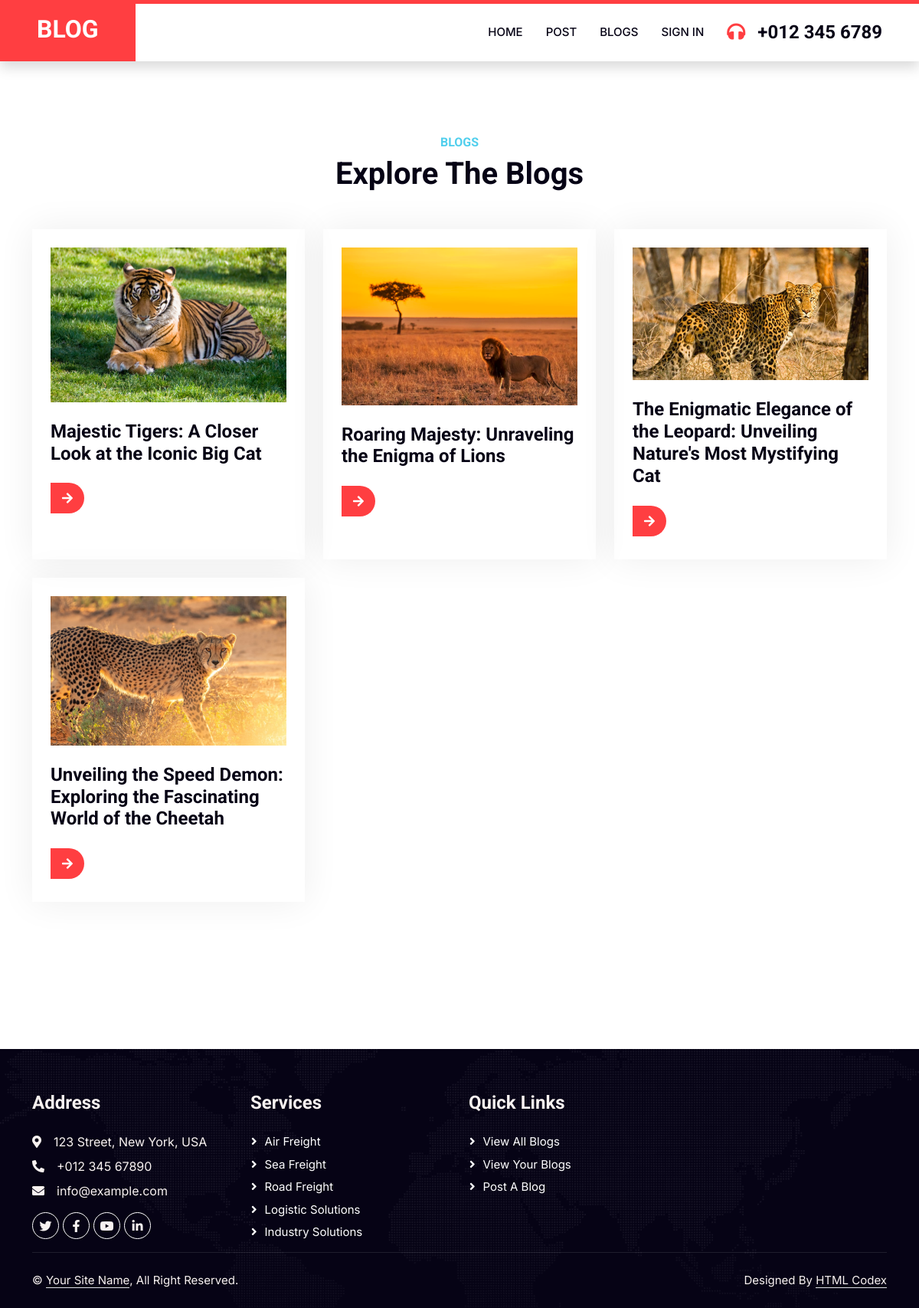
The page / on the database its author committed.
### tables this page shows
CREATE TABLE `blogs` (
  `bid` int(11) NOT NULL,
  `uname` varchar(20) DEFAULT NULL,
  `b_title` varchar(250) DEFAULT NULL,
  `b_description` text DEFAULT NULL,
  `b_image` varchar(300) DEFAULT NULL,
  `created_time` timestamp NOT NULL DEFAULT current_timestamp(),
  `updated_time` timestamp NOT NULL DEFAULT current_timestamp() ON UPDATE current_timestamp()
);

### application/views/layouts/main_view.php (called while the page is built)
<?php
$this->load->view('layouts/header');
$this->load->view($main);
$this->load->view('layouts/footer');

### application/controllers/Home.php (called while the page is built, shortened)
<?php
class Home extends CI_Controller
{
    public function __construct()
    {
        $this->load->database();
        $this->load->library('session');
        $this->load->library('form_validation');
    }
    public function index()
    {
        $blogs = $this->blog_model->get_all_blogs();
        $data['blogs'] = $blogs;
        $data['main'] = "index_view";
        $this->load->view('layouts/main_view', $data);
    }
}

### index.php (called while the page is built, shortened)
<?php
require_once BASEPATH.'core/CodeIgniter.php';

### application/models/blog_model.php (called while the page is built, shortened)
<?php
class blog_model extends CI_Model
{
    public function get_all_blogs()
    {
        $query = $this->db->get('blogs');
        return $query->result_array();
    }
}

### application/views/index_view.php (the view)
<div class="container-xxl py-5">
    <div class="container py-5">
        <div class="text-center wow fadeInUp" data-wow-delay="0.1s">
            <h6 class="text-secondary text-uppercase">Blogs</h6>
            <h1 class="mb-5">Explore The Blogs</h1>
        </div>
        <div class="row g-4">
            <?php foreach ($blogs as $blog) : ?>
                <div class="col-md-6 col-lg-4 wow fadeInUp" data-wow-delay="0.3s">
                    <div class="service-item p-4 h-100">
                        <div class="overflow-hidden mb-4">
                            <img class="img-fluid" src="<?= base_url('uploads/blog_img/' . $blog['b_image']); ?>" alt="Blog Image">
                        </div>
                        <h4 class="mb-3"><?= $blog['b_title']; ?></h4>
                        <a class="btn-slide mt-2" href="<?php echo base_url('view_blog/' . $blog['bid']); ?>"><i class="fa fa-arrow-right"></i><span>Read More</span></a>
                    </div>
                </div>
            <?php endforeach; ?>
        </div>
    </div>
</div>

### application/views/layouts/header.php (shortened to what this page needs)
<!DOCTYPE html>
<html lang="en">
<head>
    <link href="https://cdnjs.cloudflare.com/ajax/libs/font-awesome/5.10.0/css/all.min.css" rel="stylesheet">
    <link href="https://cdn.jsdelivr.net/npm/bootstrap-icons@1.4.1/font/bootstrap-icons.css" rel="stylesheet">
    <link href="<?php echo base_url(); ?>assets/lib/animate/animate.min.css" rel="stylesheet">
    <link href="<?php echo base_url(); ?>assets/lib/owlcarousel/assets/owl.carousel.min.css" rel="stylesheet">
    <link href="<?php echo base_url(); ?>assets/css/bootstrap.min.css" rel="stylesheet">
    <link href="<?php echo base_url(); ?>assets/css/style.css" rel="stylesheet">
</head>
<body>
    <nav class="navbar navbar-expand-lg bg-white navbar-light shadow border-top border-5 border-primary sticky-top p-0">
        <a href="<?php echo base_url(); ?>" class="navbar-brand bg-primary d-flex align-items-center px-4 px-lg-5">
            <h2 class="mb-2 text-white">BLOG</h2>
        </a>
        <div class="collapse navbar-collapse" id="navbarCollapse">
            <div class="navbar-nav ms-auto p-4 p-lg-0">
                <?php
                function is_active_page($page_name)
                {
                    $current_url = $_SERVER['REQUEST_URI'];
                    return (strpos($current_url, $page_name) !== false);
                }
                ?>
                <a href="<?php echo base_url('home') ?>" class="nav-item nav-link <?php echo is_active_page('home') ? 'active' : ''; ?>">Home</a>
                <a href="<?php echo base_url('post') ?>" class="nav-item nav-link <?php echo is_active_page('post') ? 'active' : ''; ?>">Post</a>
                <a href="<?php echo base_url('blogs') ?>" class="nav-item nav-link <?php echo is_active_page('blogs') ? 'active' : ''; ?>">Blogs</a>
                <?php if ($this->session->userdata('log') === 'logged') { ?>
                    <li class="nav-item dropdown">
                        <a class="nav-link dropdown-toggle" href="#" id="navbarDropdown" role="button" data-bs-toggle="dropdown" aria-expanded="false">
                            <?php echo $this->session->userdata('uname'); ?>
                        </a>
                        <ul class="dropdown-menu" aria-labelledby="navbarDropdown">
                            <li><a class="dropdown-item" href="<?= base_url('profile'); ?>">Profile</a></li>
                            <li><a class="dropdown-item" onclick="showLogoutConfirmation()" class="nav-item nav-link">Sign Out</a></li>
                        </ul>
                    </li>
                <?php } else { ?>
                    <li>
                        <a href="<?= base_url('signin'); ?>" class="nav-item nav-link <?php echo is_active_page('signin') ? 'active' : ''; ?>">Sign In</a>
                    </li>
                <?php } ?>
            </div>
            <h4 class="m-0 pe-lg-5 d-none d-lg-block"><i class="fa fa-headphones text-primary me-3"></i>+012 345 6789</h4>
        </div>
    </nav>

### application/views/layouts/footer.php (shortened to what this page needs)
<div class="container-fluid bg-dark text-light footer pt-5 wow fadeIn" data-wow-delay="0.1s" style="margin-top: 6rem">
    <div class="container py-2">
        <div class="row g-4">
            <div class="col-lg-3 col-md-6">
                <h4 class="text-light mb-4">Address</h4>
                <p class="mb-2">
                    <i class="fa fa-map-marker-alt me-3"></i>123 Street, New York, USA
                </p>
                <p class="mb-2">
                    <i class="fa fa-phone-alt me-3"></i>+012 345 67890
                </p>
                <p class="mb-2">
                    <i class="fa fa-envelope me-3"></i>info@example.com
                </p>
                <div class="d-flex pt-2">
                    <a class="btn btn-outline-light btn-social" href=""><i class="fab fa-twitter"></i></a>
                    <a class="btn btn-outline-light btn-social" href=""><i class="fab fa-facebook-f"></i></a>
                    <a class="btn btn-outline-light btn-social" href=""><i class="fab fa-youtube"></i></a>
                    <a class="btn btn-outline-light btn-social" href=""><i class="fab fa-linkedin-in"></i></a>
                </div>
            </div>
            <div class="col-lg-3 col-md-6">
                <h4 class="text-light mb-4">Services</h4>
                <a class="btn btn-link" href="">Air Freight</a>
                <a class="btn btn-link" href="">Sea Freight</a>
                <a class="btn btn-link" href="">Road Freight</a>
                <a class="btn btn-link" href="">Logistic Solutions</a>
                <a class="btn btn-link" href="">Industry solutions</a>
            </div>
            <div class="col-lg-3 col-md-6">
                <h4 class="text-light mb-4">Quick Links</h4>
                <a class="btn btn-link" href="<?php echo base_url('home'); ?>">View all blogs</a>
                <a class="btn btn-link" href="<?php echo base_url('blogs'); ?>">View your blogs</a>
                <a class="btn btn-link" href="<?php echo base_url('post'); ?>">Post a blog</a>
            </div>
        </div>
    </div>
    <div class="container">
        <div class="copyright">
            <div class="row">
                <div class="col-md-6 text-center text-md-start mb-3 mb-md-0">
                    &copy; <a class="border-bottom" href="#">Your Site Name</a>, All
                    Right Reserved.
                </div>
                <div class="col-md-6 text-center text-md-end">
                    Designed By
                    <a class="border-bottom" href="https://htmlcodex.com">HTML Codex</a>
                </div>
            </div>
        </div>
    </div>
</div>
</body>
</html>

### assets/css/style.css (style rules this page uses)
:root { --primary: #FF3E41; --secondary: #51CFED; --light: #F8F2F0; --dark: #060315; }
.btn { font-weight: 600; transition: .5s; }
.navbar-light .navbar-nav .nav-link { position: relative; margin-right: 30px; padding: 25px 0; color: #FFFFFF; font-size: 15px; text-transform: uppercase; outline: none; }
.navbar-light .navbar-brand, .navbar-light a.btn { height: 75px; }
.navbar-light .navbar-nav .nav-link { color: var(--dark); font-weight: 500; }
.navbar-light.sticky-top { top: -100px; transition: .5s; }
@media (min-width: 992px) { .navbar-light .navbar-nav .nav-link::before { position: absolute; content: ""; width: 0; height: 5px; top: -6px; left: 50%; background: #FFFFFF; transition: .5s; } }
.service-item, .price-item, .team-item { box-shadow: 0 0 45px rgba(0, 0, 0, .07); }
.service-item img, .team-item img { transition: .5s; }
.service-item a.btn-slide, .price-item a.btn-slide, .team-item div.btn-slide { position: relative; display: inline-block; overflow: hidden; font-size: 0; }
.service-item a.btn-slide i, .service-item a.btn-slide span, .price-item a.btn-slide i, .price-item a.btn-slide span, .team-item div.btn-slide i, .team-item div.btn-slide span { position: relative; height: 40px; padding: 0 15px; display: inline-flex; align-items: center; font-size: 16px; color: #FFFFFF; background: var(--primary); border-radius: 0 35px 35px 0; transition: .5s; z-index: 2; }
.footer { background: linear-gradient(rgba(6, 3, 21, .5), rgba(6, 3, 21, .5)), url(../img/map.png) center center no-repeat; background-size: cover; }
.footer .btn.btn-social { margin-right: 5px; width: 35px; height: 35px; display: flex; align-items: center; justify-content: center; color: var(--light); border: 1px solid #FFFFFF; border-radius: 35px; transition: .3s; }
.footer .btn.btn-link { display: block; margin-bottom: 5px; padding: 0; text-align: left; color: #FFFFFF; font-size: 15px; font-weight: normal; text-transform: capitalize; transition: .3s; }
.footer .btn.btn-link::before { position: relative; content: "\f105"; font-family: "Font Awesome 5 Free"; font-weight: 900; margin-right: 10px; }
.footer .copyright { padding: 25px 0; font-size: 15px; border-top: 1px solid rgba(256, 256, 256, .1); }
.footer .copyright a { color: var(--light); }

### rows shown on the page
blogs: b_image (picture), b_title "Majestic Tigers: A Closer Look at the Iconic Big Cat"
blogs: b_image (picture), b_title "Roaring Majesty: Unraveling the Enigma of Lions"
blogs: b_image (picture), b_title "The Enigmatic Elegance of the Leopard: Unveiling Nature's Most Mystifying Cat"
blogs: b_image (picture), b_title "Unveiling the Speed Demon: Exploring the Fascinating World of the Cheetah"
